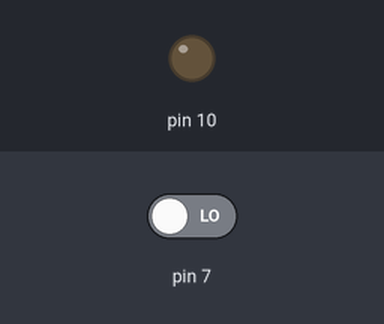
Recording of a sketch running on a simulated Arduino Uno, built with avr-gcc and run on an emulated ATmega328P. Parts: output pins drawn as LEDs (lit = HIGH). The test bench sets the inputs (shaded band); at power-on: pin 7 LOW.

Above: at 1.2 s.
1.3 s: pin 7 driven HIGH
At 1.6 s:
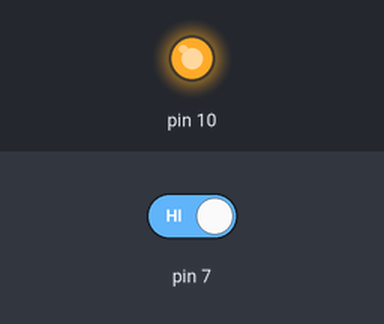
2.8 s: pin 7 driven LOW
At 4.0 s:
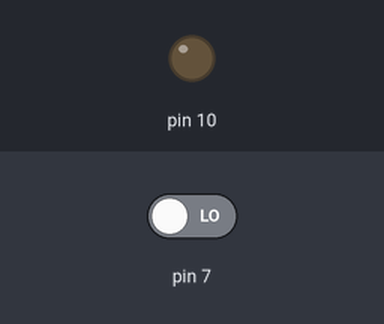
Timing chart, 0 to 5.8 s (numbered marks = the images above; inputs shaded):
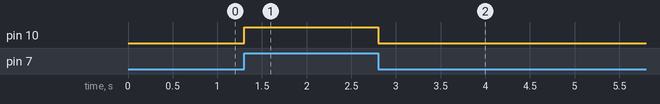

The sketch:

sketch_aug20a.ino
```cpp
void setup() {
  // put your setup code here, to run once:
  pinMode(7, INPUT);
  pinMode(10,OUTPUT);
}
int a;
void loop() {
  // put your main code here, to run repeatedly:
a=digitalRead(7);
if(a==HIGH){
  digitalWrite(10, HIGH);
}else{
  digitalWrite(10, LOW);
}
}
```

Measured:
- after the input at 1.3 s, pin 10: LOW → HIGH at once
- after the input at 2.8 s, pin 10: HIGH → LOW at once
